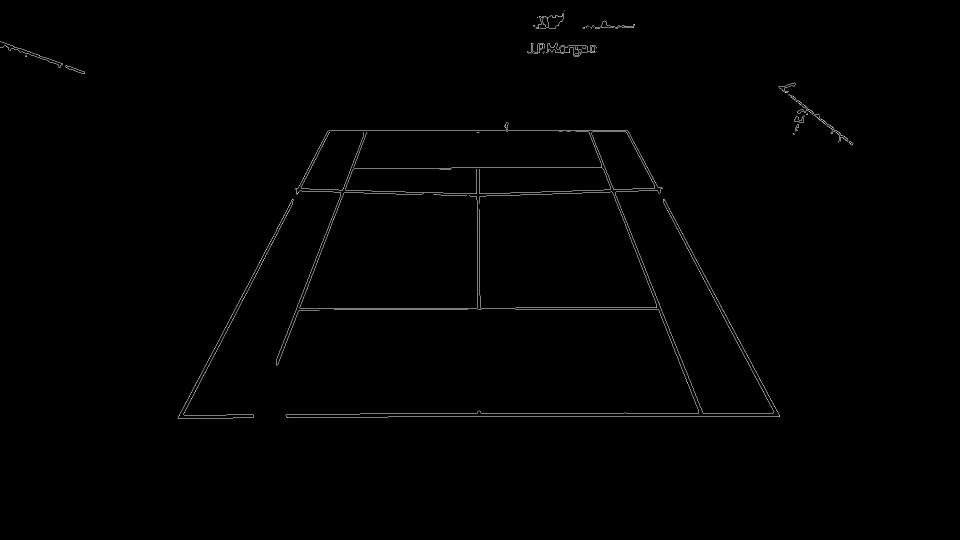
#> input picture frame 1 of output_videos/output.mp4, 1920 x 1080 px, given in place of us_open_final_2025_9s.mp4, which was not available (shown at 1/2 size)
$ python court_detection.py
#> lines starting #> are read from the running program, lines starting #| are printed output that depends on the picture; after the words box and inside, x2 and y2 are one past the last pixel; in counts of white or black regions, pixels touching at a corner belong together; pictures that were not available may be replaced by others from this repository, and a replacement may not be noted
### crop_video.py
from pathlib import Path

video_file = r'input_videos\us_open_final_2025_9s.mp4'

# [25 lines left out: functions check_bounds, check_file, not called in this run]

def calculate_pixels(frame, width, height):
    frame.x = int(width * frame.x)
    frame.y = int(height * frame.y)

    if frame.xcenter:
        frame.xoffset = int((width - frame.x)/2)
    else:
        frame.xoffset = int(width * frame.xoffset)

    if frame.ycenter:
        frame.yoffset = int((height - frame.y)/2)
    else:
        frame.yoffset = int(height * frame.yoffset)

    return frame

def determinant(a, b):
    return a[0] * b[1] - a[1] * b[0]
    #eg. 1 2 = a[0] a[1]
    #    3 4 = b[0] b[1]

# [23 lines left out: function find_intersection, not called in this run]

### court_detection.py
import cv2
import numpy as np
from crop_video import video_file, find_intersection, calculate_pixels
from court_mapping import width_p, height_p, map_court, show_mapped_lines, give_mapped_point, open_video
from pathlib import Path

video = cv2.VideoCapture(video_file)
width = int(video.get(cv2.CAP_PROP_FRAME_WIDTH))
height = int(video.get(cv2.CAP_PROP_FRAME_HEIGHT))

output_dir = Path("output_videos")
output_dir.mkdir(exist_ok=True)
output_path = output_dir / "output.mp4"

fourcc = getattr(cv2, "VideoWriter_fourcc")(*'mp4v')
clip = cv2.VideoWriter(video_file, fourcc, 25.0, (width_p, height_p))
processedFrames = None

class crop1:
    x: float = 50/100
    xoffset: float = 0/100
    xcenter: int = 1

    y: float = 33/100
    yoffset: float = 0/100
    ycenter: int = 0

class crop2:
    x: float = 83/100
    xoffset: float = 0/100
    xcenter: int = 1

    y: float = 60/100
    yoffset: float = 40/100
    ycenter: int = 0

crop1 = calculate_pixels(crop1, width, height)
crop2 = calculate_pixels(crop2, width, height)

average_frame = 3
frame_count = 0

while video.isOpened():
    ret, frame = video.read()
#> frame is the input picture: shape (1080, 1920, 3); mean B, G, R 1.6, 1.7, 1.6
    if frame is None:
        break

    gray = cv2.cvtColor(frame, cv2.COLOR_BGR2GRAY)
    bw = cv2.threshold(gray, 156, 255, cv2.THRESH_BINARY)[1]
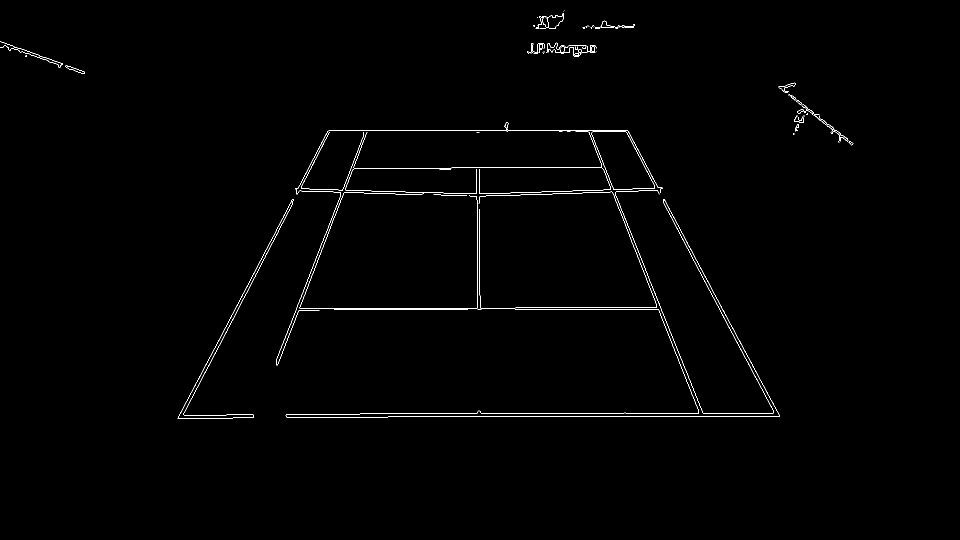
#> bw: shape (1080, 1920) (shown at 1/2 size); 0.64% white in thin lines or dots, all inside (x1, y1, x2, y2) = (0, 21, 1707, 838)
    canny = cv2.Canny(bw, 100, 200)
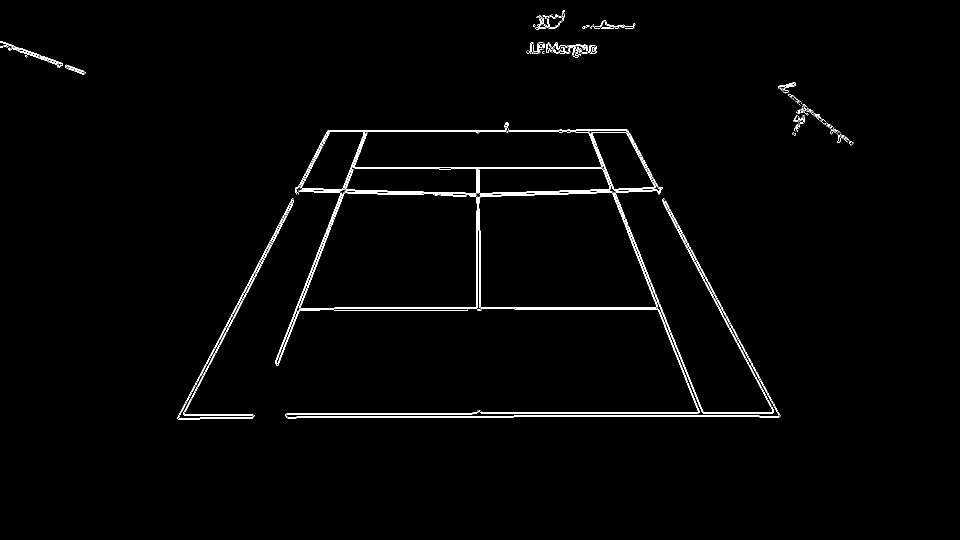
#> canny: shape (1080, 1920) (shown at 1/2 size); 1.2% white in thin lines or dots, all inside (x1, y1, x2, y2) = (0, 20, 1707, 839)

    hough_lines_probability = cv2.HoughLinesP(canny, 1, np.pi/180, threshold=150, minLineLength=100, maxLineGap=10)
#> hough_lines_probability = 63 rows, first 6: [593, 833, 775, 833], [573, 827, 719, 827], [945, 825, 1557, 825], [1028, 831, 1518, 831], [657, 260, 1151, 260], [654, 262, 1150, 262]
    if hough_lines_probability is None:
        clip.write(np.zeros((height_p, width_p, 3), dtype=np.uint8))
        continue

    num_of_intersections = np.zeros((len(hough_lines_probability), 2))
#> num_of_intersections = 63 pairs, first value 0 to 0, second value 0 to 0
    index = 0

    for hp_line1 in hough_lines_probability:
        if isinstance(hp_line1, np.ndarray) and hp_line1.shape[0] == 4:
            line1_x1, line1_y1, line1_x2, line1_y2 = hp_line1[0]
            line1 = np.array([line1_x1, line1_y1, line1_x2, line1_y2])
            for hp_line2 in hough_lines_probability:
                if isinstance(hp_line2, np.ndarray) and hp_line2.shape[0] == 4:
                    line2_x1, line2_y1, line21_x2, line2_y2 = hp_line2[0]
                    line2 = np.array([line2_x1, line2_y1, line21_x2, line2_y2])

                    if line1 is line2:
                        continue
                    if line1_x1 > line1_x2:
                        line1_x1, line1_x2 = line1_x2, line1_x1
                    if line1_y1 > line1_y2:
                        line1_y1, line1_y2 = line1_y2, line1_y1

                    intersection = find_intersection(line1, line2, line1_x1 - 200, line1_y1 - 200, line1_x2 + 200, line1_y2 + 200)

                    if intersection is not None:
                        num_of_intersections[index][0] += 1
                num_of_intersections[index][1] = index
                index += 1
            index = p = 0

            kernel = np.ones((5, 5), np.uint8)
            dilation = cv2.dilate(bw, kernel, iterations=1)

            non_court_area = dilation.copy()
            num_of_intersections = num_of_intersections[(-num_of_intersections)[:, 0].argsort()]

            for hp_line in hough_lines_probability:
                if isinstance(hp_line, np.ndarray) and hp_line.shape[0] == 4:
                    x1, y1, x2, y2 = hp_line
#> this loop made 63 passes
#> hp_line1 on passes 1 to 12: [[593, 833, 775, 833]], [[573, 827, 719, 827]], [[945, 825, 1557, 825]], [[1028, 831, 1518, 831]], [[657, 260, 1151, 260]], [[654, 262, 1150, 262]], [[1031, 616, 1322, 616]], [[1326, 397, 1558, 832]], [[776, 834, 1027, 834]], [[1325, 403, 1378, 504]], [[1281, 513, 1410, 833]], [[669, 615, 1030, 615]]

    cv2.imshow("Court Mapped Test", frame)
    if cv2.waitKey(1) & 0xFF == 27:
#> (key Esc is pressed here)
        break
clip.release()
video.release()
cv2.destroyAllWindows()

$ run again, starting later in the video
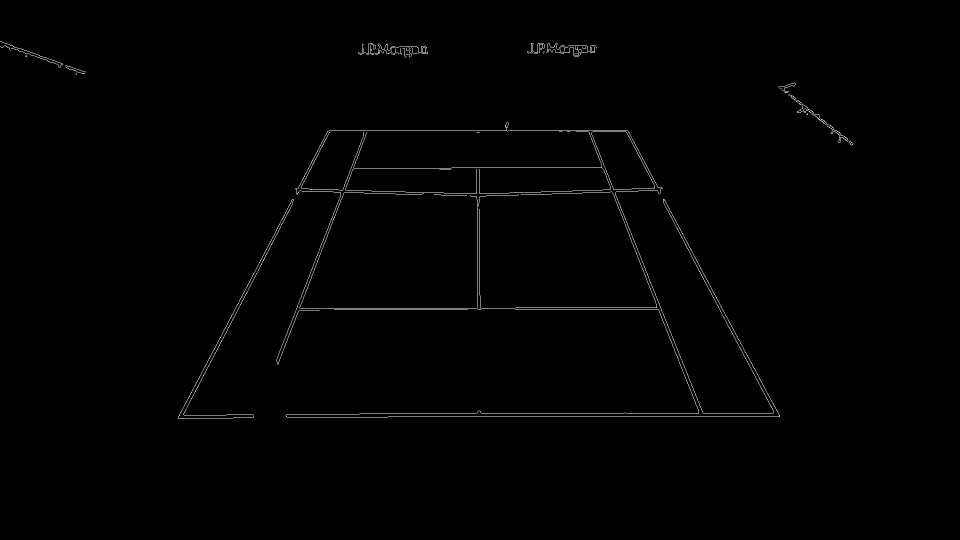
#> input picture frame 13 of output_videos/output.mp4, 1920 x 1080 px, given in place of us_open_final_2025_9s.mp4, which was not available (shown at 1/2 size)
#> frame is the input picture: shape (1080, 1920, 3); mean B, G, R 1.6, 1.6, 1.6
#> bw: shape (1080, 1920); 0.64% white in thin lines or dots, all inside (x1, y1, x2, y2) = (0, 83, 1707, 838)
#> `canny = cv2.Canny(bw, 100, 200)`:
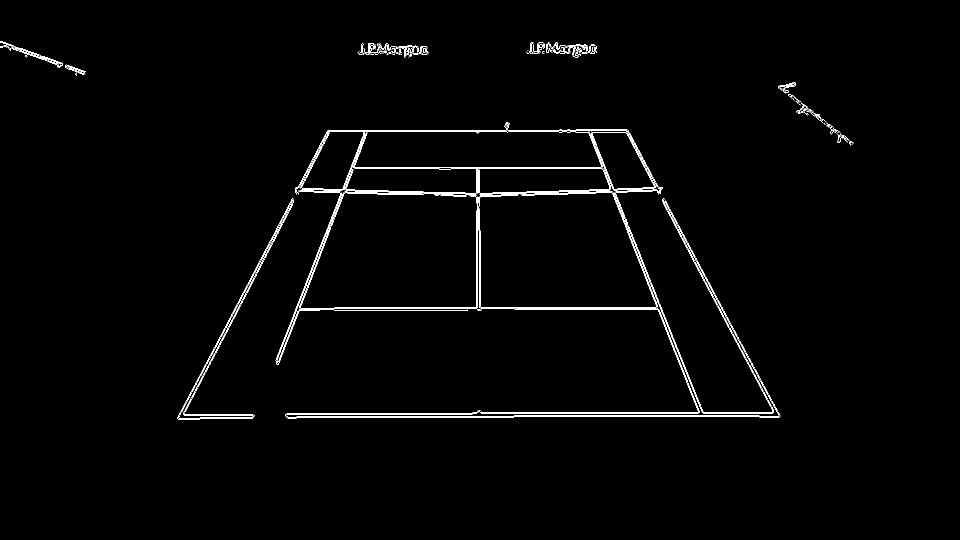
#> canny: shape (1080, 1920) (shown at 1/2 size); 1.2% white in thin lines or dots, all inside (x1, y1, x2, y2) = (0, 82, 1707, 839)
#> hough_lines_probability = 60 rows, first 6: [945, 827, 1558, 827], [1028, 833, 1518, 833], [1028, 831, 1518, 831], [945, 825, 1557, 825], [654, 262, 1150, 262], [657, 260, 1151, 260]
#> num_of_intersections = 60 pairs, first value 0 to 0, second value 0 to 0
#> the loop `for hp_line1 in hough_lines_probability:` made 60 passes
